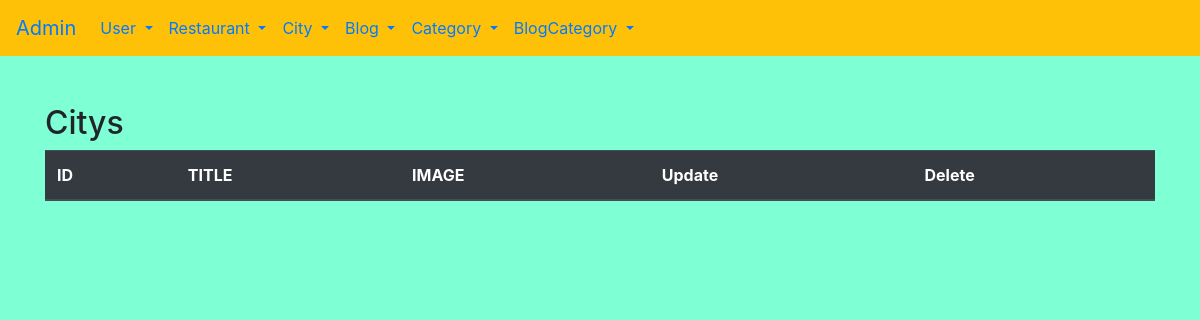
Page /admin/citylist on the earlier database version.
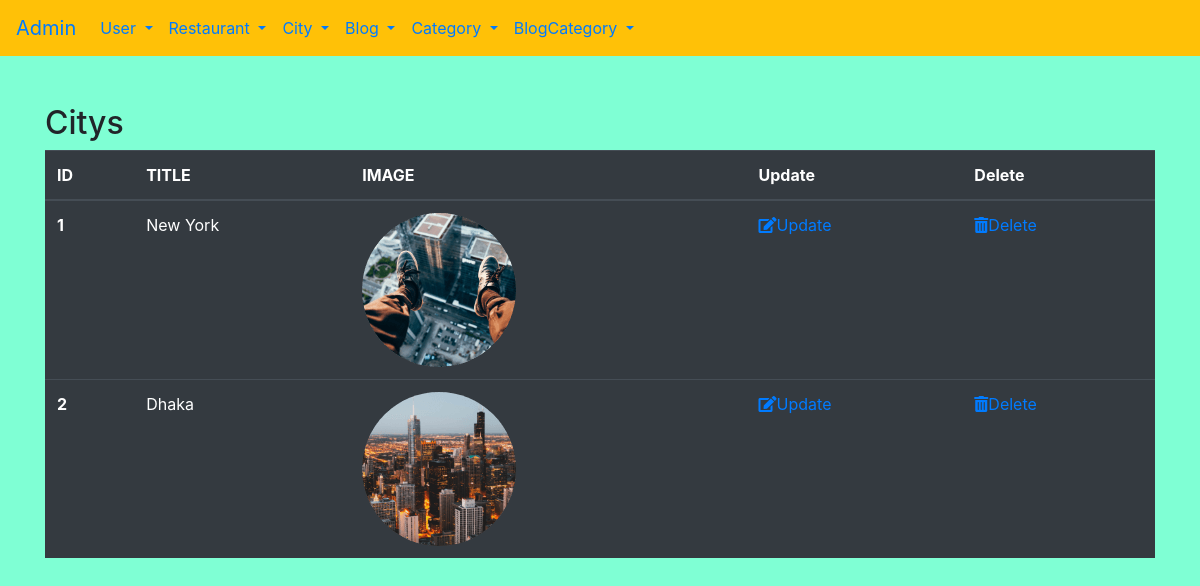
Same page on the later database version.
### gricklo/models.py (models this page shows, shortened)
class City(db.Model):
    __tablename__ = "city"
    id = db.Column(db.Integer, primary_key=True)
    title = db.Column(db.String(20),nullable=False,unique=True)
    image = db.Column(db.String(20),default='image.png')
    restaurant =db.relationship(Restaurant, backref='cities',lazy=True ,cascade="all,delete")

### gricklo/controlers.py (the view)
@app.route('/admin/citylist')
def city_list():
    cities = City.query.all()
    return render_template('admin/citylist.html', cities=cities)

### gricklo/templates/admin/citylist.html
{% extends "admin/base.html"%}
{% block content%}
<h2>Citys</h2>
  <table class="table table-dark">
    <thead>
      <tr>
        <th scope="col">ID</th>
        <th scope="col">TITLE</th>
        <th scope="col">IMAGE</th>
        <th scope="col">Update</th>
        <th scope="col">Delete</th>
      </tr>
    </thead>
    <tbody>
        {% for city in cities %}
        <tr>
            <th scope="row">{{city.id}}</th>
            <td>{{city.title}}</td>
            <td><img src="/static/uploads/{{city.image}}" alt=""></td>
            <td><a href="{{url_for('city_edit', id=city.id)}}"><i class="fas fa-edit"></i>Update</a></td>
            <td><a href="{{url_for('city_delete', id=city.id)}}" onclick="return confirm('Are you sure to delete?')"><i class="fas fa-trash-alt"></i>Delete</a></td>
          </tr>
        {% endfor %}
    </tbody>
  </table>
{% endblock %}

Differences in the rows shown:
added City: id "1", title "New York", image (picture)
added City: id "2", title "Dhaka", image (picture)
